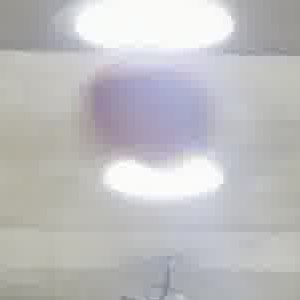
#> input picture src/images/basketball_crop.jpg, 300 x 300 px
$ python assginment02.py
#> lines starting #> are read from the running program, lines starting #| are printed output that depends on the picture; after the words box and inside, x2 and y2 are one past the last pixel; in counts of white or black regions, pixels touching at a corner belong together
import cv2
import numpy as np
import matplotlib.pyplot as plt

lower_basketball_lab = np.array([70, 130, 70])
upper_basketball_lab = np.array([180, 230, 185])

basketball = cv2.imread('../src/images/basketball_crop.jpg')
#> basketball is the input picture: shape (300, 300, 3); mean B, G, R 191.8, 190.1, 190.6

# TODO: LAB 색공간으로 변환
basketball_lab = cv2.cvtColor(basketball, cv2.COLOR_BGR2LAB)
#> basketball_lab: shape (300, 300, 3); mean of channels 0, 1, 2 196.5, 128.6, 127.2

# TODO: 각 채널 분리
l, a, b = cv2.split(basketball_lab)
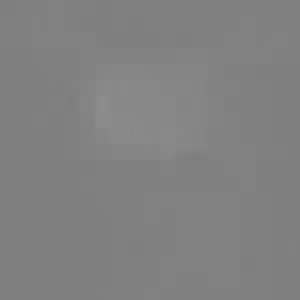
#> a: shape (300, 300); min 125, max 141, mean 128.6
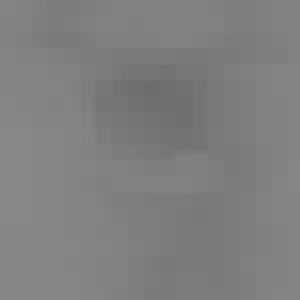
#> b: shape (300, 300); min 109, max 136, mean 127.2

# TODO: CLAHE 생성 (clipLimit은 3.0, tileGridSize는 8x8로 설정)
clahe = cv2.createCLAHE(clipLimit=3.0, tileGridSize=(8, 8))

# TODO: L 채널에 CLAHE 적용 후 강화된 이미지 생성
l_clahe_enhanced = clahe.apply(l)
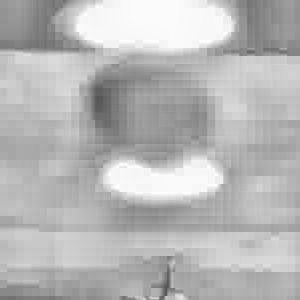
#> l_clahe_enhanced: shape (300, 300); min 84, max 255, mean 182.8
basketball_enhanced_lab = cv2.merge((l_clahe_enhanced, a, b))
#> basketball_enhanced_lab: shape (300, 300, 3); mean of channels 0, 1, 2 182.8, 128.6, 127.2

# TODO: 강화된 이미지로 binary mask 생성
mask_enhanced = cv2.inRange(basketball_enhanced_lab, lower_basketball_lab, upper_basketball_lab)
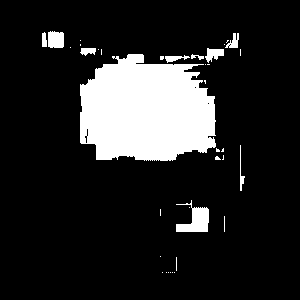
#> mask_enhanced: shape (300, 300); 14.7% white; 37 white regions (27 under 20 px), largest, box (x1, y1, x2, y2) and area: (80, 54, 216, 161) 11671, (176, 200, 209, 232) 560, (48, 31, 64, 48) 253

# TODO: 강화된 이미지를 RGB로 변환 후 마스크를 통해 이미지 내 관심 영역만 추출
basketball_enhanced_rgb = cv2.cvtColor(basketball_enhanced_lab, cv2.COLOR_LAB2RGB)

# TODO: Morphological operation을 적용하여 최종 binary mask 생성
kernel = cv2.getStructuringElement(cv2.MORPH_ELLIPSE, (5, 5))

ball_mask_opened2 = cv2.morphologyEx(mask_enhanced, cv2.MORPH_OPEN, kernel, iterations=2)
#> ball_mask_opened2: shape (300, 300); 13.3% white; 3 white regions, box (x1, y1, x2, y2) and area: (80, 54, 215, 161) 11278, (187, 207, 209, 232) 427, (48, 31, 64, 48) 234

ball_mask_closed1 = cv2.morphologyEx(ball_mask_opened2, cv2.MORPH_CLOSE, kernel)
#> ball_mask_closed1: shape (300, 300); 13.3% white; 3 white regions, box (x1, y1, x2, y2) and area: (80, 54, 215, 161) 11317, (187, 207, 209, 232) 427, (48, 31, 64, 48) 234
ball_mask_closed2 = cv2.morphologyEx(ball_mask_opened2, cv2.MORPH_CLOSE, kernel, iterations=2)
#> ball_mask_closed2: shape (300, 300); 13.3% white; 3 white regions, box (x1, y1, x2, y2) and area: (80, 54, 215, 161) 11347, (187, 207, 209, 232) 427, (48, 31, 64, 48) 234
ball_mask_closed3 = cv2.morphologyEx(ball_mask_opened2, cv2.MORPH_CLOSE, kernel, iterations=3)
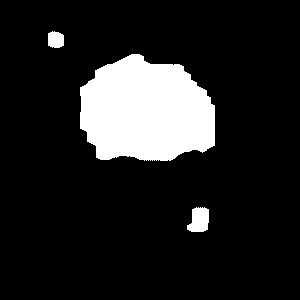
#> ball_mask_closed3: shape (300, 300); 13.4% white; 3 white regions

plt.figure(figsize=(16, 8))
plt.subplot(2,3,2), plt.imshow(ball_mask_opened2, cmap="gray"), plt.title("Opening x2")
plt.subplot(2,3,4), plt.imshow(ball_mask_closed1, cmap="gray"), plt.title("Opening x2 & Closing x1")
plt.subplot(2,3,5), plt.imshow(ball_mask_closed2, cmap="gray"), plt.title("Opening x2 & Closing x2")
plt.subplot(2,3,6), plt.imshow(ball_mask_closed3, cmap="gray"), plt.title("Opening x2 & Closing x3")

for ax in plt.gcf().axes:
    ax.axis("off")

plt.show()

# 최종 선택: Opening 2회 + Closing 1회
final_ball_mask = ball_mask_closed1

# TODO: Binary mask로 외곽선 검출
contours, _ = cv2.findContours(
    final_ball_mask,         # binary mask
    cv2.RETR_EXTERNAL,       # 구멍 뚫린 객체의 바깥쪽 테두리만 검출
    cv2.CHAIN_APPROX_SIMPLE  # 직선 경로 위에 있는 픽셀 좌표 전체 대신 꼭짓점 좌표만 저장
)
#> contours = 3 contours; box (x1, y1, x2, y2) and area: (80, 54, 215, 161) 11108, (187, 207, 209, 232) 387, (48, 31, 64, 48) 207

# TODO: 최종 농구공 영역 및 외곽선 선택
final_img_enhanced = basketball_enhanced_rgb.copy()

if len(contours) > 0:
    largest_contour = max(contours, key=cv2.contourArea)
#> largest_contour = contour of 215 points, box (x1, y1, x2, y2) (80, 54, 215, 161), area 11108

    final_mask = np.zeros_like(final_ball_mask)

    cv2.drawContours(
        final_mask,
        [largest_contour],
        -1,
        255,
        thickness=cv2.FILLED
    )
#> final_mask: shape (300, 300); 12.6% white; 1 white region, box (x1, y1, x2, y2) and area: (80, 54, 215, 161) 11317

    mask_color = np.zeros_like(final_img_enhanced)
    mask_color[:, :, 0] = final_mask  # RGB 이미지의 빨간 채널
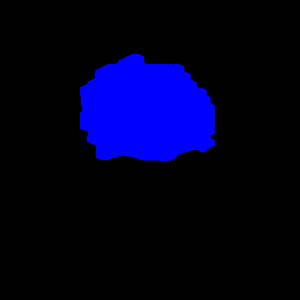
#> mask_color: shape (300, 300, 3); mean of channels 0, 1, 2 32.1, 0, 0; drawn as B, G, R
    alpha = 0.15
    final_img_enhanced = cv2.addWeighted(final_img_enhanced, 1.0, mask_color, alpha, 0)

    cv2.drawContours(
        final_img_enhanced, [largest_contour], -1, (255, 0, 0), 2)
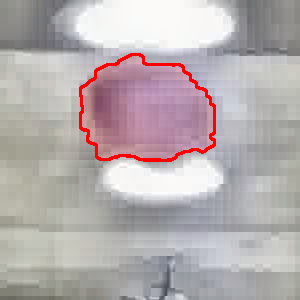
#> final_img_enhanced: shape (300, 300, 3); mean R, G, B 182.3, 173.3, 174.8

plt.figure(figsize=(16, 5))

plt.subplot(1, 3, 1), plt.imshow(final_ball_mask, cmap="gray"), plt.title("Morphological Mask")
plt.subplot(1, 3, 2), plt.imshow(final_mask, cmap="gray"), plt.title("Selected Ball Mask")
plt.subplot(1, 3, 3), plt.imshow(final_img_enhanced), plt.title("Ball Region and Contour")

for ax in plt.gcf().axes:
    ax.axis("off")

plt.show()

$ run again, with src/images/basketball.jpg copied over src/images/basketball_crop.jpg
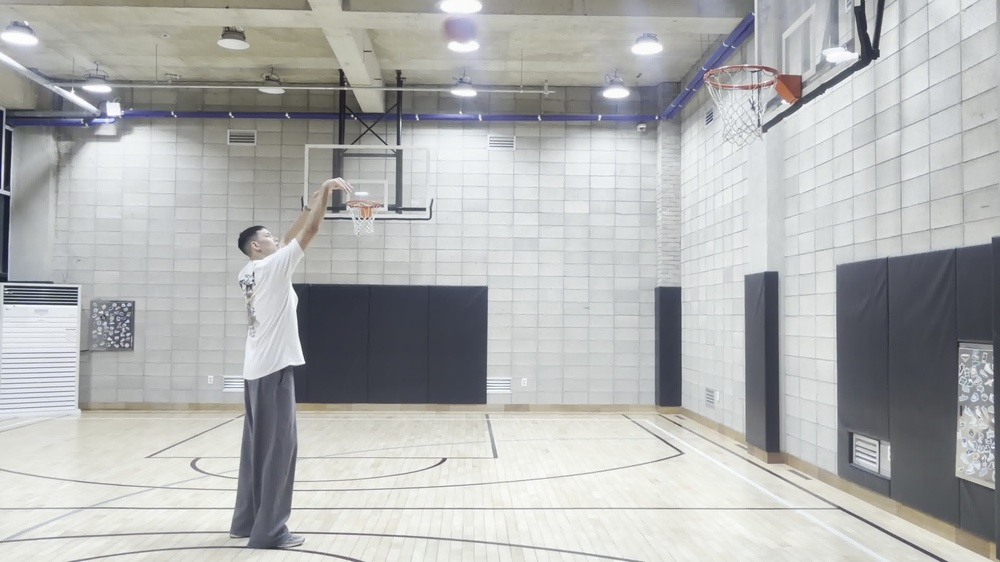
#> input picture src/images/basketball.jpg, 1000 x 562 px, shrunk from 3840 x 2160 before the run
#> basketball is the input picture: shape (562, 1000, 3); mean B, G, R 177.9, 178.6, 177.1
#> basketball_lab: shape (562, 1000, 3); mean of channels 0, 1, 2 183.7, 127.5, 128
#> basketball_enhanced_lab: shape (562, 1000, 3); mean of channels 0, 1, 2 159.3, 127.5, 128
#> `mask_enhanced = cv2.inRange(basketball_enhanced_lab, lower_basketball_..`:
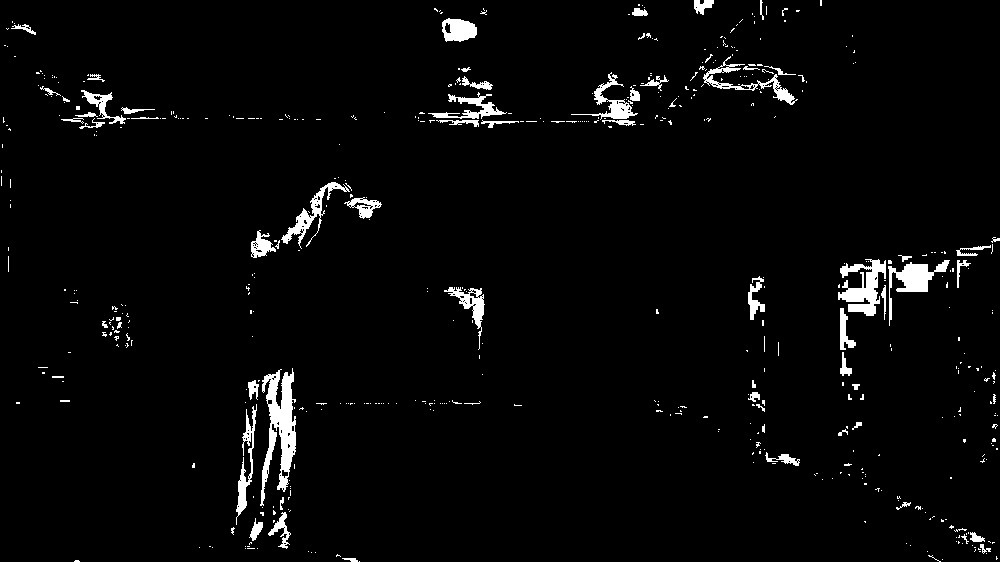
#> mask_enhanced: shape (562, 1000); 3% white; 525 white regions (460 under 20 px), largest, box (x1, y1, x2, y2) and area: (260, 368, 296, 506) 2306, (838, 259, 886, 316) 1384, (888, 260, 950, 326) 1088
#> ball_mask_opened2: shape (562, 1000); 0.73% white; 15 white regions, largest, box (x1, y1, x2, y2) and area: (269, 375, 296, 446) 939, (898, 263, 932, 292) 718, (842, 272, 878, 302) 572
#> ball_mask_closed1: shape (562, 1000); 0.74% white; 12 white regions, largest, box (x1, y1, x2, y2) and area: (269, 375, 296, 471) 1200, (842, 262, 884, 316) 850, (898, 263, 932, 292) 718
#> ball_mask_closed2: shape (562, 1000); 0.75% white; 12 white regions, largest, box (x1, y1, x2, y2) and area: (269, 375, 296, 471) 1230, (842, 262, 884, 316) 900, (898, 263, 932, 292) 718
#> ball_mask_closed3: shape (562, 1000); 0.77% white; 12 white regions
#> contours = 12 contours; largest, box (x1, y1, x2, y2) and area: (269, 375, 296, 471) 1086, (842, 262, 884, 316) 760, (898, 263, 932, 292) 666, (447, 19, 477, 42) 466, (473, 297, 484, 320) 171
#> largest_contour = contour of 94 points, box (x1, y1, x2, y2) (269, 375, 296, 471), area 1086
#> final_mask: shape (562, 1000); 0.21% white; 1 white region, box (x1, y1, x2, y2) and area: (269, 375, 296, 471) 1200
#> `cv2.drawContours( final_img_enhanced, [largest_contour], -1, (255, 0, ..`:
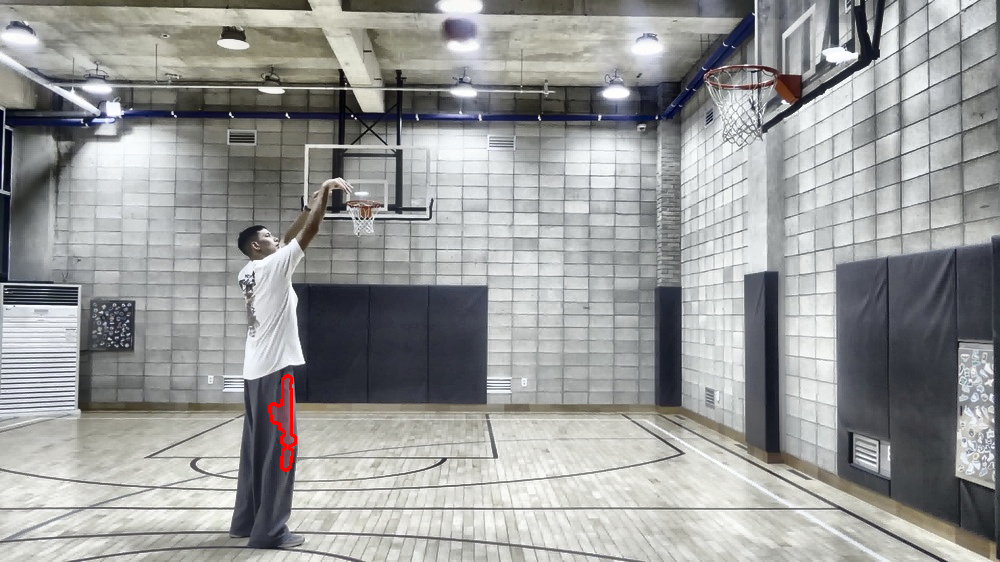
#> final_img_enhanced: shape (562, 1000, 3); mean R, G, B 152.8, 154, 153.3
